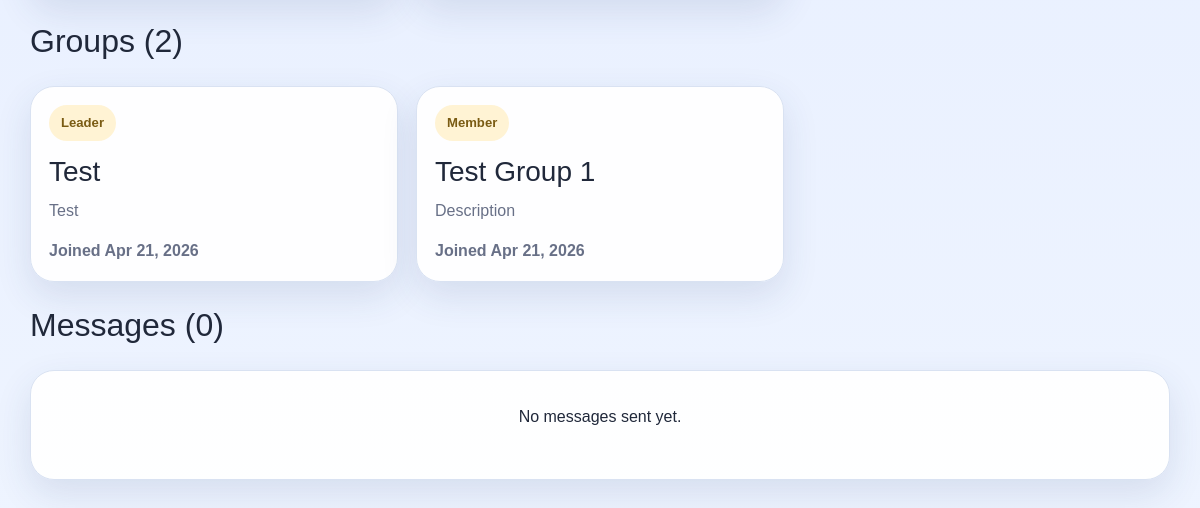
Before: /curator/user/2 (signed in, lower part) with the older database file.
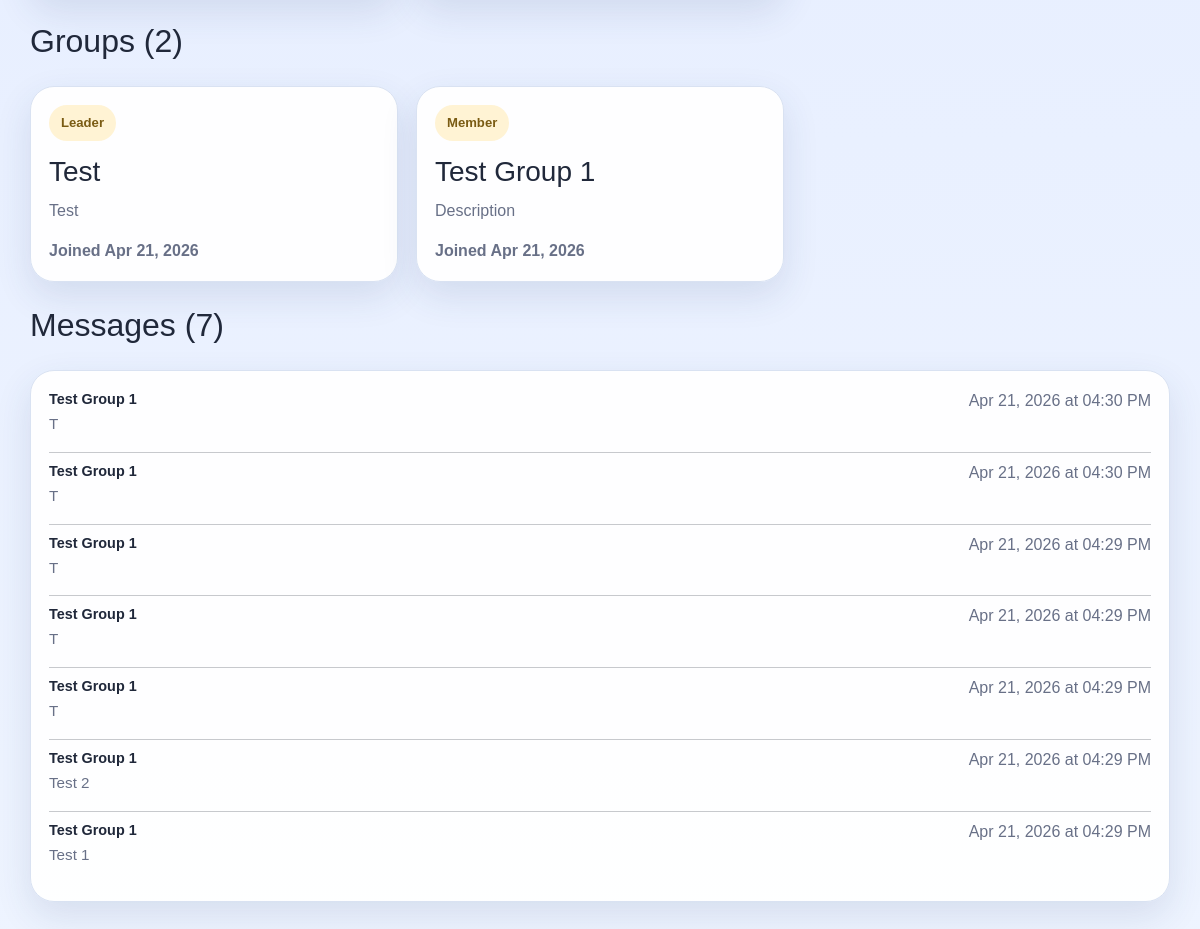
After: the same page with the newer database file.
### app/models.py (models this page shows)
class Group(db.Model):
    __tablename__ = 'groups'
    id = db.Column(db.Integer, primary_key=True)
    leaderID = db.Column(db.Integer, db.ForeignKey('users.id'), nullable=False)
    name = db.Column(db.String(100), nullable=False)
    description = db.Column(db.Text)
    dateCreated = db.Column(db.DateTime, nullable=False)
    members = db.relationship('GroupMember', backref='group', lazy=True)
    messages = db.relationship('GroupMessage', backref='group', lazy=True)

class GroupMember(db.Model):
    __tablename__ = 'group_members'
    id = db.Column(db.Integer, primary_key=True)
    groupID = db.Column(db.Integer, db.ForeignKey('groups.id'), nullable=False)
    userID = db.Column(db.Integer, db.ForeignKey('users.id'), nullable=False)
    dateJoined = db.Column(db.DateTime, nullable=False)
    user = db.relationship('User', backref='memberships', lazy=True)

class GroupMessage(db.Model):
    __tablename__ = 'group_messages'
    id = db.Column(db.Integer, primary_key=True)
    groupID = db.Column(db.Integer, db.ForeignKey('groups.id'), nullable=False)
    senderID = db.Column(db.Integer, db.ForeignKey('users.id'), nullable=False)
    content = db.Column(db.Text, nullable=False)
    dateSent = db.Column(db.DateTime, nullable=False)
    sender = db.relationship('User', foreign_keys=[senderID])

### app/routes.py (the view)
@app.route('/curator/user/<int:user_id>')
@login_required
def curator_user_profile(user_id):
    user = get_current_user()
    if not user or user.role != 'curator':
        return redirect(url_for('dashboard'))
    profile = User.query.get_or_404(user_id)
    recipes = Recipe.query.filter_by(authorID=user_id).order_by(Recipe.dateCreated.desc()).all()
    memberships = GroupMember.query.filter_by(userID=user_id).all()
    messages = GroupMessage.query.filter_by(senderID=user_id).order_by(GroupMessage.dateSent.desc()).all()
    notifications = _get_notifications()
    has_unread = any(not n.isRead for n in notifications)
    return render_template('curator/user_profile.html',
                           profile=profile,
                           recipes=[_recipe_card_data(r) for r in recipes],
                           memberships=memberships,
                           messages=messages,
                           notifications=notifications,
                           has_unread=has_unread)

### app/routes.py (called while the page is built)
def login_required(f):
    @wraps(f)
    def decorated_function(*args, **kwargs):
        if 'user_id' not in session:
            flash('Please log in to access this page.', 'warning')
            return redirect(url_for('login'))
        return f(*args, **kwargs)
    return decorated_function

def get_current_user():
    if 'user_id' in session:
        return User.query.get(session['user_id'])
    return None

def current_user_id():
    return session.get('user_id')

def _get_avg_rating(recipe_id):
    result = db.session.query(func.avg(Rating.stars), func.count(Rating.id)).filter_by(recipeID=recipe_id).one()
    avg = round(result[0], 1) if result[0] else None
    count = result[1]
    return avg, count

def _recipe_card_data(recipe):
    ingredient_count = Ingredient.query.filter_by(recipeID=recipe.id).count()
    category_links = RecipeCategory.query.filter_by(recipeID=recipe.id).all()
    category_names = [rc.category.name for rc in category_links if rc.category]
    avg_rating, rating_count = _get_avg_rating(recipe.id)
    return {
        'recipe': recipe,
        'ingredient_count': ingredient_count,
        'category_names': category_names,
        'avg_rating': avg_rating,
        'rating_count': rating_count,
    }

def _get_notifications():
    uid = current_user_id()
    if uid is None:
        return []
    return Notification.query.filter_by(userID=uid).order_by(Notification.dateCreated.desc()).all()

### app/templates/curator/user_profile.html (shortened to what this page needs)
{% extends "base.html" %}
{% block content %}
<section class="section-head mt-4">
    <div><h2>Groups ({{ memberships|length }})</h2></div>
</section>
{% if memberships %}
<div class="card-grid">
    {% for m in memberships %}
    <article class="recipe-card">
        <div class="recipe-card-top">
            <span class="mini-pill">{{ 'Leader' if m.group.leaderID == profile.id else 'Member' }}</span>
        </div>
        <h3>{{ m.group.name }}</h3>
        <p>{{ m.group.description or 'No description.' }}</p>
        <div class="recipe-card-footer">
            <span class="muted-small">Joined {{ m.dateJoined.strftime('%b %d, %Y') }}</span>
        </div>
    </article>
    {% endfor %}
</div>
{% else %}
<div class="empty-state"><p>Not in any groups yet.</p></div>
{% endif %}
<section class="section-head mt-4">
    <div><h2>Messages ({{ messages|length }})</h2></div>
</section>
{% if messages %}
<article class="recipe-card">
    {% for msg in messages %}
    <div class="mb-3">
        <div class="d-flex justify-content-between">
            <span class="fw-semibold" style="font-size:.9rem;">{{ msg.group.name }}</span>
            <span class="muted-small">{{ msg.dateSent.strftime('%b %d, %Y at %I:%M %p') }}</span>
        </div>
        <p class="mb-0" style="font-size:.95rem;">{{ msg.content }}</p>
    </div>
    {% if not loop.last %}<hr class="my-2">{% endif %}
    {% endfor %}
</article>
{% else %}
<div class="empty-state"><p>No messages sent yet.</p></div>
{% endif %}
{% endblock %}

### app/templates/base.html (shortened to what this page needs)
<!DOCTYPE html>
<html lang="en">
<head>
    <link href="https://cdn.jsdelivr.net/npm/bootstrap@5.3.3/dist/css/bootstrap.min.css" rel="stylesheet">
    <link rel="stylesheet" href="{{ url_for('static', filename='style.css') }}">
</head>
<body>
    <main class="container page-shell">
        {% block content %}{% endblock %}
    </main>
</body>
</html>

### app/static/style.css (style rules this page uses)
:root { --bg-top: #dfe8ff; --bg-bottom: #eef4ff; --surface: rgba(255, 255, 255, 0.96); --surface-strong: #ffffff; --primary: #3c66b3; --primary-dark: #274d90; --accent: #f4c15d; --text: #20283a; --muted: #687087; --line: #d9e2f2; --shadow: 0 14px 36px rgba(40, 62, 113, 0.12); --radius-lg: 24px; --radius-md: 18px; --radius-sm: 12px; }
* { box-sizing: border-box; }
html, body { margin: 0; padding: 0; }
body { font-family: Arial, Helvetica, sans-serif; color: var(--text); background: linear-gradient(180deg, var(--bg-top) 0%, var(--bg-bottom) 100%); }
.container { width: min(1160px, calc(100% - 32px)); margin: 0 auto; }
.page-shell { padding: 32px 0 56px; }
.hero-card, .recipe-card, .form-card, .panel-card, .empty-state, .alert, .stat-card { background: var(--surface); border: 1px solid var(--line); border-radius: var(--radius-lg); box-shadow: var(--shadow); }
h1, h2, h3 { margin: 0 0 10px; }
.hero-copy, .lead, .helper, .muted-small { color: var(--muted); }
.section-head { display: flex; align-items: end; justify-content: space-between; gap: 16px; margin: 28px 0 16px; }
.card-grid { display: grid; grid-template-columns: repeat(3, minmax(0, 1fr)); gap: 18px; }
.recipe-card { padding: 18px; transition: transform .16s ease, box-shadow .16s ease; }
.recipe-card-top, .content-grid { display: flex; justify-content: space-between; gap: 12px; }
.recipe-card h3 { margin-top: 14px; }
.recipe-card p { margin: 0 0 14px; color: var(--muted); }
.recipe-card-footer { margin-top: 16px; font-weight: 700; color: var(--primary-dark); }
.pill, .mini-pill { display: inline-flex; align-items: center; gap: 6px; border-radius: 999px; padding: 8px 12px; font-size: .82rem; font-weight: 700; }
.mini-pill { background: #fff3d4; color: #7a5b13; }
.recipe-card-footer { margin-top: 16px; font-weight: 700; color: var(--primary-dark); display: flex; justify-content: space-between; align-items: center; gap: 8px; }

Changed rows visible on the page:
added GroupMessage: group.name "Test Group 1", dateSent "Apr 21, 2026 at 04:30 PM", content "T"
added GroupMessage: group.name "Test Group 1", dateSent "Apr 21, 2026 at 04:30 PM", content "T"
added GroupMessage: group.name "Test Group 1", dateSent "Apr 21, 2026 at 04:29 PM", content "T"
added GroupMessage: group.name "Test Group 1", dateSent "Apr 21, 2026 at 04:29 PM", content "T"
added GroupMessage: group.name "Test Group 1", dateSent "Apr 21, 2026 at 04:29 PM", content "T"
added GroupMessage: group.name "Test Group 1", dateSent "Apr 21, 2026 at 04:29 PM", content "Test 2"
added GroupMessage: group.name "Test Group 1", dateSent "Apr 21, 2026 at 04:29 PM", content "Test 1"
Other visible differences:
{{ messages|length }}: "0" → "7"
text no longer shown: "No messages sent yet."
